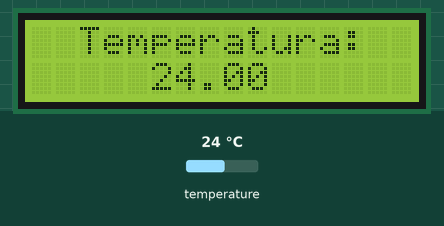
The sketch below on a simulated ESP8266 (NodeMCU). Parts: 16×2 character LCD. The test bench sets the inputs (shaded band); at power-on: temperature 24 °C. WiFi joins after 1.5 s; servers stay silent unless stated; what the sketch prints to the serial monitor is not drawn.

Above: at 2.9 s.
3.0 s: temperature set to 12 °C
At 4.6 s:
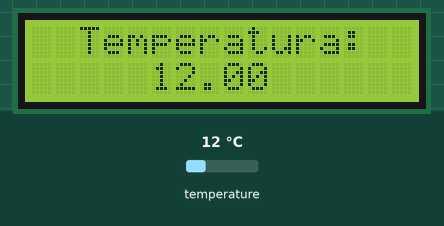
4.9 s: temperature set to 19 °C
At 6.4 s:
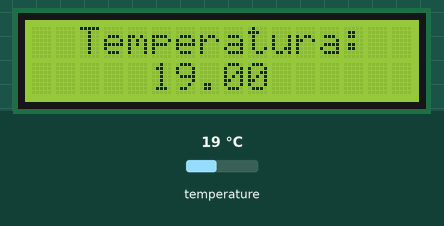
8.9 s: temperature set to 28 °C
At 10.7 s:
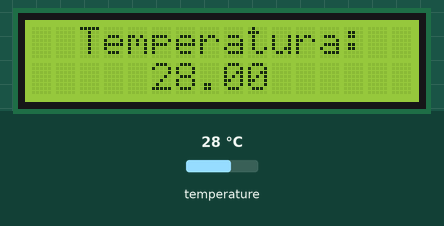
Timing chart, 0 to 12.2 s (numbered marks = the images above; inputs shaded):
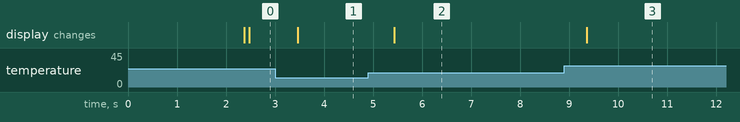

Measured:
- after the input at 3.0 s, the display: changes after 0.46 s (image 1)
- after the input at 4.9 s, the display: changes after 0.53 s (image 2)
- after the input at 8.9 s, the display: changes after 0.46 s (image 3)

The sketch:

Esp_TCC.ino
```cpp
#include <OneWire.h>
#include <DallasTemperature.h>
#include <Wire.h>
#include<LiquidCrystal_I2C.h>
#include <ESP8266WiFi.h>

IPAddress ip(192, 168, 0, 100);
IPAddress gateway(192, 168, 0, 1);
IPAddress subnet(255, 255, 255, 0);
IPAddress dns(192, 168, 0, 1);

const char* ssid = "Nome da rede  "; //Nome da rede
const char* password = "Senha da rede "; //Senha da rede
WiFiServer server(80);

LiquidCrystal_I2C lcd(0x27,16,2);
OneWire onewire(0); // GPIO where the DS18B20 is connected to
DallasTemperature TemperaturaIdeal(&onewire);
float temperatura;

void setup() {
Wire.begin(4, 5); //SDA = 4; SCL = 5.
lcd.init();
TemperaturaIdeal.begin();
Serial.begin(115200);
delay(10);
Serial.println(); // Connect to WiFi network
Serial.println();
Serial.print("Conectando ");
Serial.println(ssid);

WiFi.config(ip, dns, gateway, subnet);

WiFi.begin(ssid, password);
while (WiFi.status() != WL_CONNECTED) {
delay(500);
Serial.print(".");
}
Serial.println("");
Serial.println("WiFi conectado");
Serial.println(WiFi.localIP());
server.begin();
}

void loop() {

TemperaturaIdeal.requestTemperatures();
temperatura = TemperaturaIdeal.getTempCByIndex(0);
lcd.setBacklight(HIGH);
lcd.setCursor(0,0);
lcd.print("  Temperatura:");
delay(100);
lcd.setCursor(5,1);
lcd.print(temperatura);
delay(100);

WiFiClient client = server.available();  // Check if a client has connected
if (!client) { //Se o cliente não se conectar, voltar até ele se conectar
return;
}
while(!client.available()){
delay(1);
}
String req = client.readStringUntil('\r');
client.flush();

if (req.indexOf("FT1") >= 0) {
 if(temperatura> 23) {
 Serial.println("LC");
 }
 else if(temperatura< 21) {
 Serial.println("LA");
 }
 else if(temperatura>= 21 && temperatura<= 23){
 Serial.println("LN");
}}

if (req.indexOf("FT2") >= 0) {
 if(temperatura> 25) {
 Serial.println("LC");
 }
 else if(temperatura< 23) {
 Serial.println("LA");
 }
 else if(temperatura>= 23 && temperatura<= 25){
 Serial.println("LN");
}}

if (req.indexOf("FT3") >= 0) {
 if(temperatura> 27) {
 Serial.println("LC");
 }
 else if(temperatura< 25) {
 Serial.println("LA");
 }
 else if(temperatura>= 25 && temperatura<= 27){
 Serial.println("LN");
}}

if (req.indexOf("FT4") >= 0) {
 if(temperatura> 29) {
 Serial.println("LC");
 }
 else if(temperatura< 27) {
 Serial.println("LA");
}
 else if(temperatura>= 27 && temperatura<= 29){
 Serial.println("LN");
}}

if (req.indexOf("FT5") >= 0) {
 if(temperatura> 31) {
 Serial.println("LC");
 }
 else if(temperatura< 29) {
 Serial.println("LA");
}
 else if(temperatura>= 29 && temperatura<= 31){
 Serial.println("LN");
}}

if (req.indexOf("FL") >=0) {  //FITA LED
Serial.println("IL");
}

if (req.indexOf("PA") >=0) {  //ALIMENTADOR
Serial.println("IA");
}

if (req.indexOf("TA") >=0) {  //TPA
Serial.println("ITPA");
}
client.flush();
delay(1);
}
```
